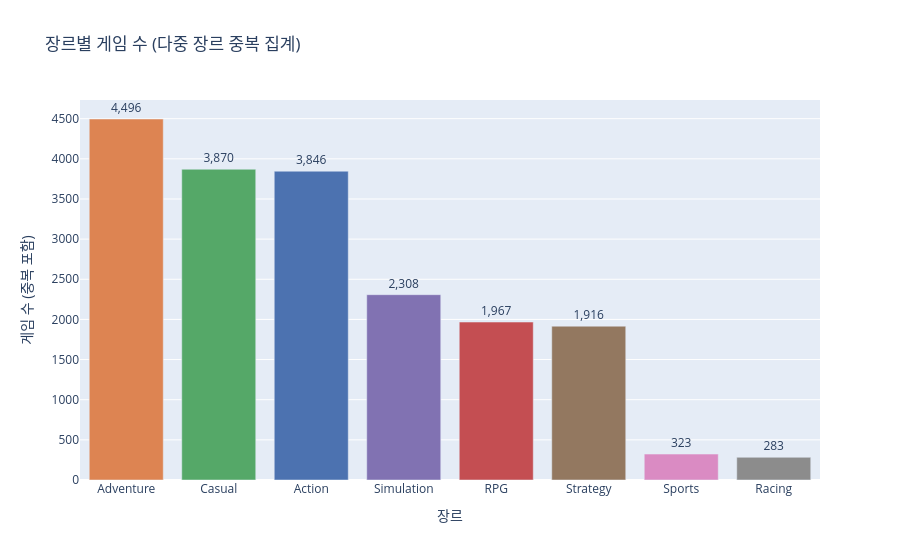

Notebook code for this chart:
### Markdown cell above
## 2. 장르별 게임 수

### Code cell
genre_counts = df['genre'].value_counts().reset_index()
genre_counts.columns = ['genre', 'count']

fig = px.bar(
    genre_counts,
    x='genre', y='count',
    color='genre',
    color_discrete_map=COLOR_MAP,
    text='count',
    title='장르별 게임 수 (다중 장르 중복 집계)',
    labels={'genre': '장르', 'count': '게임 수 (중복 포함)'},
)
fig.update_traces(texttemplate='%{text:,}', textposition='outside')
fig.update_layout(showlegend=False, xaxis_categoryorder='total descending')
fig.show()

### Figure 1 — Plotly figure (JSON) as saved in the notebook; plotly's stock layout.template omitted (floating-point values rounded to 4 significant figures)
{"data": [{"hovertemplate": "장르=%{x}<br>게임 수 (중복 포함)=%{text}<extra></extra>", "legendgroup": "Adventure", "marker": {"color": "#DD8452", "pattern": {"shape": ""}}, "name": "Adventure", "orientation": "v", "showlegend": true, "text": [4496.0], "textposition": "outside", "texttemplate": "%{text:,}", "type": "bar", "x": ["Adventure"], "xaxis": "x", "y": [4496], "yaxis": "y"}, {"hovertemplate": "장르=%{x}<br>게임 수 (중복 포함)=%{text}<extra></extra>", "legendgroup": "Casual", "marker": {"color": "#55A868", "pattern": {"shape": ""}}, "name": "Casual", "orientation": "v", "showlegend": true, "text": [3870.0], "textposition": "outside", "texttemplate": "%{text:,}", "type": "bar", "x": ["Casual"], "xaxis": "x", "y": [3870], "yaxis": "y"}, {"hovertemplate": "장르=%{x}<br>게임 수 (중복 포함)=%{text}<extra></extra>", "legendgroup": "Action", "marker": {"color": "#4C72B0", "pattern": {"shape": ""}}, "name": "Action", "orientation": "v", "showlegend": true, "text": [3846.0], "textposition": "outside", "texttemplate": "%{text:,}", "type": "bar", "x": ["Action"], "xaxis": "x", "y": [3846], "yaxis": "y"}, {"hovertemplate": "장르=%{x}<br>게임 수 (중복 포함)=%{text}<extra></extra>", "legendgroup": "Simulation", "marker": {"color": "#8172B2", "pattern": {"shape": ""}}, "name": "Simulation", "orientation": "v", "showlegend": true, "text": [2308.0], "textposition": "outside", "texttemplate": "%{text:,}", "type": "bar", "x": ["Simulation"], "xaxis": "x", "y": [2308], "yaxis": "y"}, {"hovertemplate": "장르=%{x}<br>게임 수 (중복 포함)=%{text}<extra></extra>", "legendgroup": "RPG", "marker": {"color": "#C44E52", "pattern": {"shape": ""}}, "name": "RPG", "orientation": "v", "showlegend": true, "text": [1967.0], "textposition": "outside", "texttemplate": "%{text:,}", "type": "bar", "x": ["RPG"], "xaxis": "x", "y": [1967], "yaxis": "y"}, {"hovertemplate": "장르=%{x}<br>게임 수 (중복 포함)=%{text}<extra></extra>", "legendgroup": "Strategy", "marker": {"color": "#937860", "pattern": {"shape": ""}}, "name": "Strategy", "orientation": "v", "showlegend": true, "text": [1916.0], "textposition": "outside", "texttemplate": "%{text:,}", "type": "bar", "x": ["Strategy"], "xaxis": "x", "y": [1916], "yaxis": "y"}, {"hovertemplate": "장르=%{x}<br>게임 수 (중복 포함)=%{text}<extra></extra>", "legendgroup": "Sports", "marker": {"color": "#DA8BC3", "pattern": {"shape": ""}}, "name": "Sports", "orientation": "v", "showlegend": true, "text": [323.0], "textposition": "outside", "texttemplate": "%{text:,}", "type": "bar", "x": ["Sports"], "xaxis": "x", "y": [323], "yaxis": "y"}, {"hovertemplate": "장르=%{x}<br>게임 수 (중복 포함)=%{text}<extra></extra>", "legendgroup": "Racing", "marker": {"color": "#8C8C8C", "pattern": {"shape": ""}}, "name": "Racing", "orientation": "v", "showlegend": true, "text": [283.0], "textposition": "outside", "texttemplate": "%{text:,}", "type": "bar", "x": ["Racing"], "xaxis": "x", "y": [283], "yaxis": "y"}], "layout": {"barmode": "relative", "legend": {"title": {"text": "장르"}, "tracegroupgap": 0}, "showlegend": false, "title": {"text": "장르별 게임 수 (다중 장르 중복 집계)"}, "xaxis": {"anchor": "y", "categoryarray": ["Adventure", "Casual", "Action", "Simulation", "RPG", "Strategy", "Sports", "Racing"], "categoryorder": "total descending", "domain": [0, 1], "title": {"text": "장르"}}, "yaxis": {"anchor": "x", "domain": [0, 1], "title": {"text": "게임 수 (중복 포함)"}}}}
